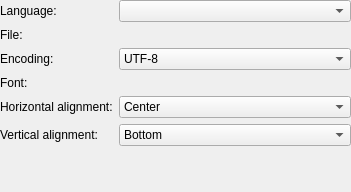
<?xml version="1.0" encoding="UTF-8"?>
<ui version="4.0">
 <class>SubtitleOptions</class>
 <widget class="QWidget" name="SubtitleOptions">
  <property name="geometry">
   <rect>
    <x>0</x>
    <y>0</y>
    <width>351</width>
    <height>192</height>
   </rect>
  </property>
  <property name="windowTitle">
   <string>Subtitle options</string>
  </property>
  <layout class="QFormLayout" name="formLayout">
   <property name="margin">
    <number>0</number>
   </property>
   <item row="0" column="0">
    <widget class="QLabel" name="languageLabel">
     <property name="text">
      <string>Language:</string>
     </property>
     <property name="wordWrap">
      <bool>false</bool>
     </property>
     <property name="buddy">
      <cstring>languageCombo</cstring>
     </property>
    </widget>
   </item>
   <item row="0" column="1">
    <widget class="KComboBox" name="languageCombo">
     <property name="sizePolicy">
      <sizepolicy hsizetype="Expanding" vsizetype="Fixed">
       <horstretch>0</horstretch>
       <verstretch>0</verstretch>
      </sizepolicy>
     </property>
    </widget>
   </item>
   <item row="1" column="0">
    <widget class="QLabel" name="subtitleFileLabel">
     <property name="text">
      <string>File:</string>
     </property>
     <property name="wordWrap">
      <bool>false</bool>
     </property>
     <property name="buddy">
      <cstring>subtitleUrl</cstring>
     </property>
    </widget>
   </item>
   <item row="1" column="1">
    <widget class="KUrlRequester" name="subtitleUrl">
     <property name="sizePolicy">
      <sizepolicy hsizetype="Expanding" vsizetype="Preferred">
       <horstretch>0</horstretch>
       <verstretch>0</verstretch>
      </sizepolicy>
     </property>
    </widget>
   </item>
   <item row="2" column="0">
    <widget class="QLabel" name="encodingLabel">
     <property name="text">
      <string>Encoding:</string>
     </property>
     <property name="buddy">
      <cstring>encodingCombo</cstring>
     </property>
    </widget>
   </item>
   <item row="2" column="1">
    <widget class="KComboBox" name="encodingCombo">
     <property name="sizePolicy">
      <sizepolicy hsizetype="Expanding" vsizetype="Fixed">
       <horstretch>0</horstretch>
       <verstretch>0</verstretch>
      </sizepolicy>
     </property>
     <property name="currentIndex">
      <number>64</number>
     </property>
     <item>
      <property name="text">
       <string>ASCII</string>
      </property>
     </item>
     <item>
      <property name="text">
       <string>ISO-8859-1</string>
      </property>
     </item>
     <item>
      <property name="text">
       <string>ISO-8859-2</string>
      </property>
     </item>
     <item>
      <property name="text">
       <string>ISO-8859-3</string>
      </property>
     </item>
     <item>
      <property name="text">
       <string>ISO-8859-4</string>
      </property>
     </item>
     <item>
      <property name="text">
       <string>ISO-8859-5</string>
      </property>
     </item>
     <item>
      <property name="text">
       <string>ISO-8859-7</string>
      </property>
     </item>
     <item>
      <property name="text">
       <string>ISO-8859-9</string>
      </property>
     </item>
     <item>
      <property name="text">
       <string>ISO-8859-10</string>
      </property>
     </item>
     <item>
      <property name="text">
       <string>ISO-8859-13</string>
      </property>
     </item>
     <item>
      <property name="text">
       <string>ISO-8859-14</string>
      </property>
     </item>
     <item>
      <property name="text">
       <string>ISO-8859-15</string>
      </property>
     </item>
     <item>
      <property name="text">
       <string>ISO-8859-16</string>
      </property>
     </item>
     <item>
      <property name="text">
       <string>KOI8-R</string>
      </property>
     </item>
     <item>
      <property name="text">
       <string>KOI8-U</string>
      </property>
     </item>
     <item>
      <property name="text">
       <string>KOI8-RU</string>
      </property>
     </item>
     <item>
      <property name="text">
       <string>CP1250</string>
      </property>
     </item>
     <item>
      <property name="text">
       <string>CP1251</string>
      </property>
     </item>
     <item>
      <property name="text">
       <string>CP1252</string>
      </property>
     </item>
     <item>
      <property name="text">
       <string>CP1253</string>
      </property>
     </item>
     <item>
      <property name="text">
       <string>CP1254</string>
      </property>
     </item>
     <item>
      <property name="text">
       <string>CP1257</string>
      </property>
     </item>
     <item>
      <property name="text">
       <string>CP850</string>
      </property>
     </item>
     <item>
      <property name="text">
       <string>CP866</string>
      </property>
     </item>
     <item>
      <property name="text">
       <string>CP1131</string>
      </property>
     </item>
     <item>
      <property name="text">
       <string>ISO-8859-6</string>
      </property>
     </item>
     <item>
      <property name="text">
       <string>ISO-8859-8</string>
      </property>
     </item>
     <item>
      <property name="text">
       <string>CP1255</string>
      </property>
     </item>
     <item>
      <property name="text">
       <string>CP1256</string>
      </property>
     </item>
     <item>
      <property name="text">
       <string>CP862</string>
      </property>
     </item>
     <item>
      <property name="text">
       <string>EUC-JP</string>
      </property>
     </item>
     <item>
      <property name="text">
       <string>SHIFT_JIS</string>
      </property>
     </item>
     <item>
      <property name="text">
       <string>CP932</string>
      </property>
     </item>
     <item>
      <property name="text">
       <string>ISO-2022-JP</string>
      </property>
     </item>
     <item>
      <property name="text">
       <string>ISO-2022-JP-2</string>
      </property>
     </item>
     <item>
      <property name="text">
       <string>ISO-2022-JP-1</string>
      </property>
     </item>
     <item>
      <property name="text">
       <string>EUC-CN</string>
      </property>
     </item>
     <item>
      <property name="text">
       <string>HZ</string>
      </property>
     </item>
     <item>
      <property name="text">
       <string>GBK</string>
      </property>
     </item>
     <item>
      <property name="text">
       <string>CP936</string>
      </property>
     </item>
     <item>
      <property name="text">
       <string>GB18030</string>
      </property>
     </item>
     <item>
      <property name="text">
       <string>EUC-TW</string>
      </property>
     </item>
     <item>
      <property name="text">
       <string>BIG5</string>
      </property>
     </item>
     <item>
      <property name="text">
       <string>CP950</string>
      </property>
     </item>
     <item>
      <property name="text">
       <string>BIG5-HKSCS</string>
      </property>
     </item>
     <item>
      <property name="text">
       <string>BIG5-HKSCS:2001</string>
      </property>
     </item>
     <item>
      <property name="text">
       <string>BIG5-HKSCS:1999</string>
      </property>
     </item>
     <item>
      <property name="text">
       <string>ISO-2022-CN</string>
      </property>
     </item>
     <item>
      <property name="text">
       <string>ISO-2022-CN-EXT</string>
      </property>
     </item>
     <item>
      <property name="text">
       <string>EUC-KR</string>
      </property>
     </item>
     <item>
      <property name="text">
       <string>CP949</string>
      </property>
     </item>
     <item>
      <property name="text">
       <string>ISO-2022-KR</string>
      </property>
     </item>
     <item>
      <property name="text">
       <string>JOHAB</string>
      </property>
     </item>
     <item>
      <property name="text">
       <string>ARMSCII-8</string>
      </property>
     </item>
     <item>
      <property name="text">
       <string>KOI8-T</string>
      </property>
     </item>
     <item>
      <property name="text">
       <string>PT154</string>
      </property>
     </item>
     <item>
      <property name="text">
       <string>RK1048</string>
      </property>
     </item>
     <item>
      <property name="text">
       <string>ISO-8859-11</string>
      </property>
     </item>
     <item>
      <property name="text">
       <string>TIS-620</string>
      </property>
     </item>
     <item>
      <property name="text">
       <string>CP874</string>
      </property>
     </item>
     <item>
      <property name="text">
       <string>CP1133</string>
      </property>
     </item>
     <item>
      <property name="text">
       <string>VISCII</string>
      </property>
     </item>
     <item>
      <property name="text">
       <string>TCVN</string>
      </property>
     </item>
     <item>
      <property name="text">
       <string>CP1258</string>
      </property>
     </item>
     <item>
      <property name="text">
       <string>UTF-8</string>
      </property>
     </item>
     <item>
      <property name="text">
       <string>UCS-2</string>
      </property>
     </item>
     <item>
      <property name="text">
       <string>UCS-2BE</string>
      </property>
     </item>
     <item>
      <property name="text">
       <string>UCS-2LE</string>
      </property>
     </item>
     <item>
      <property name="text">
       <string>UCS-4</string>
      </property>
     </item>
     <item>
      <property name="text">
       <string>UCS-4BE</string>
      </property>
     </item>
     <item>
      <property name="text">
       <string>UCS-4LE</string>
      </property>
     </item>
     <item>
      <property name="text">
       <string>UTF-16</string>
      </property>
     </item>
     <item>
      <property name="text">
       <string>UTF-16BE</string>
      </property>
     </item>
     <item>
      <property name="text">
       <string>UTF-16LE</string>
      </property>
     </item>
     <item>
      <property name="text">
       <string>UTF-32</string>
      </property>
     </item>
     <item>
      <property name="text">
       <string>UTF-32BE</string>
      </property>
     </item>
     <item>
      <property name="text">
       <string>UTF-32LE</string>
      </property>
     </item>
     <item>
      <property name="text">
       <string>UTF-7</string>
      </property>
     </item>
     <item>
      <property name="text">
       <string>C99</string>
      </property>
     </item>
     <item>
      <property name="text">
       <string>JAVA</string>
      </property>
     </item>
     <item>
      <property name="text">
       <string>CP437</string>
      </property>
     </item>
     <item>
      <property name="text">
       <string>CP737</string>
      </property>
     </item>
     <item>
      <property name="text">
       <string>CP775</string>
      </property>
     </item>
     <item>
      <property name="text">
       <string>CP852</string>
      </property>
     </item>
     <item>
      <property name="text">
       <string>CP853</string>
      </property>
     </item>
     <item>
      <property name="text">
       <string>CP855</string>
      </property>
     </item>
     <item>
      <property name="text">
       <string>CP857</string>
      </property>
     </item>
     <item>
      <property name="text">
       <string>CP858</string>
      </property>
     </item>
     <item>
      <property name="text">
       <string>CP860</string>
      </property>
     </item>
     <item>
      <property name="text">
       <string>CP861</string>
      </property>
     </item>
     <item>
      <property name="text">
       <string>CP863</string>
      </property>
     </item>
     <item>
      <property name="text">
       <string>CP865</string>
      </property>
     </item>
     <item>
      <property name="text">
       <string>CP869</string>
      </property>
     </item>
     <item>
      <property name="text">
       <string>CP1125</string>
      </property>
     </item>
     <item>
      <property name="text">
       <string>CP864</string>
      </property>
     </item>
     <item>
      <property name="text">
       <string>EUC-JISX0213</string>
      </property>
     </item>
     <item>
      <property name="text">
       <string>SHIFT_JISX0213</string>
      </property>
     </item>
     <item>
      <property name="text">
       <string>ISO-2022-JP-3</string>
      </property>
     </item>
     <item>
      <property name="text">
       <string>TDS565</string>
      </property>
     </item>
     <item>
      <property name="text">
       <string>CSWINDOWS31J</string>
      </property>
     </item>
     <item>
      <property name="text">
       <string>WINDOWS-31J</string>
      </property>
     </item>
     <item>
      <property name="text">
       <string>WINDOWS-874</string>
      </property>
     </item>
     <item>
      <property name="text">
       <string>WINDOWS-936</string>
      </property>
     </item>
     <item>
      <property name="text">
       <string>WINDOWS-1250</string>
      </property>
     </item>
     <item>
      <property name="text">
       <string>WINDOWS-1251</string>
      </property>
     </item>
     <item>
      <property name="text">
       <string>WINDOWS-1252</string>
      </property>
     </item>
     <item>
      <property name="text">
       <string>WINDOWS-1253</string>
      </property>
     </item>
     <item>
      <property name="text">
       <string>WINDOWS-1254</string>
      </property>
     </item>
     <item>
      <property name="text">
       <string>WINDOWS-1255</string>
      </property>
     </item>
     <item>
      <property name="text">
       <string>WINDOWS-1256</string>
      </property>
     </item>
     <item>
      <property name="text">
       <string>WINDOWS-1257</string>
      </property>
     </item>
     <item>
      <property name="text">
       <string>WINDOWS-1258</string>
      </property>
     </item>
    </widget>
   </item>
   <item row="3" column="0">
    <widget class="QLabel" name="subtitleFontLabel">
     <property name="text">
      <string>Font:</string>
     </property>
     <property name="wordWrap">
      <bool>false</bool>
     </property>
    </widget>
   </item>
   <item row="3" column="1">
    <widget class="KFontRequester" name="subtitleFont"/>
   </item>
   <item row="4" column="0">
    <widget class="QLabel" name="horizontalLabel">
     <property name="text">
      <string>Horizontal alignment:</string>
     </property>
     <property name="wordWrap">
      <bool>false</bool>
     </property>
     <property name="buddy">
      <cstring>horizontalAlignCombo</cstring>
     </property>
    </widget>
   </item>
   <item row="4" column="1">
    <widget class="KComboBox" name="horizontalAlignCombo">
     <property name="sizePolicy">
      <sizepolicy hsizetype="Expanding" vsizetype="Fixed">
       <horstretch>0</horstretch>
       <verstretch>0</verstretch>
      </sizepolicy>
     </property>
     <property name="currentIndex">
      <number>3</number>
     </property>
     <item>
      <property name="text">
       <string>Default</string>
      </property>
     </item>
     <item>
      <property name="text">
       <string>Left</string>
      </property>
     </item>
     <item>
      <property name="text">
       <string>Right</string>
      </property>
     </item>
     <item>
      <property name="text">
       <string>Center</string>
      </property>
     </item>
    </widget>
   </item>
   <item row="5" column="0">
    <widget class="QLabel" name="verticalLabel">
     <property name="text">
      <string>Vertical alignment:</string>
     </property>
     <property name="wordWrap">
      <bool>false</bool>
     </property>
     <property name="buddy">
      <cstring>verticalAlignCombo</cstring>
     </property>
    </widget>
   </item>
   <item row="5" column="1">
    <widget class="KComboBox" name="verticalAlignCombo">
     <property name="sizePolicy">
      <sizepolicy hsizetype="Expanding" vsizetype="Fixed">
       <horstretch>0</horstretch>
       <verstretch>0</verstretch>
      </sizepolicy>
     </property>
     <property name="currentIndex">
      <number>1</number>
     </property>
     <item>
      <property name="text">
       <string>Top</string>
      </property>
     </item>
     <item>
      <property name="text">
       <string>Bottom</string>
      </property>
     </item>
     <item>
      <property name="text">
       <string>Center</string>
      </property>
     </item>
    </widget>
   </item>
   <item row="6" column="0">
    <spacer>
     <property name="orientation">
      <enum>Qt::Vertical</enum>
     </property>
     <property name="sizeType">
      <enum>QSizePolicy::Expanding</enum>
     </property>
     <property name="sizeHint" stdset="0">
      <size>
       <width>20</width>
       <height>16</height>
      </size>
     </property>
    </spacer>
   </item>
  </layout>
 </widget>
 <layoutdefault spacing="6" margin="11"/>
 <layoutfunction spacing="KDialog::spacingHint" margin="KDialog::marginHint"/>
 <pixmapfunction>BTN_ICON</pixmapfunction>
 <customwidgets>
  <customwidget>
   <class>KUrlRequester</class>
   <extends>QFrame</extends>
   <header>kurlrequester.h</header>
   <container>1</container>
  </customwidget>
  <customwidget>
   <class>KFontRequester</class>
   <extends>QWidget</extends>
   <header>kfontrequester.h</header>
  </customwidget>
  <customwidget>
   <class>KComboBox</class>
   <extends>QComboBox</extends>
   <header>kcombobox.h</header>
  </customwidget>
 </customwidgets>
 <tabstops>
  <tabstop>languageCombo</tabstop>
  <tabstop>subtitleUrl</tabstop>
  <tabstop>encodingCombo</tabstop>
  <tabstop>subtitleFont</tabstop>
  <tabstop>horizontalAlignCombo</tabstop>
  <tabstop>verticalAlignCombo</tabstop>
 </tabstops>
 <resources/>
 <connections/>
</ui>
